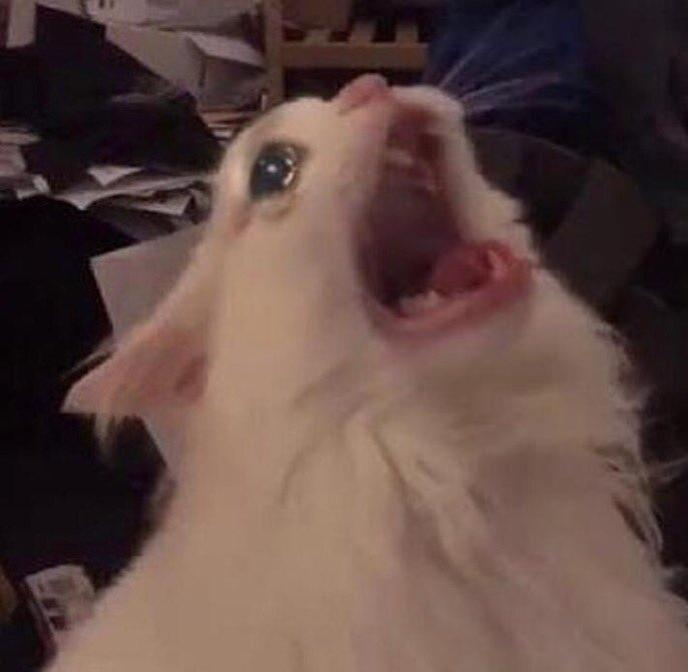
#> input picture images/cat.jpg, 688 x 672 px
$ python dct.py
#> lines starting #> are read from the running program, lines starting #| are printed output that depends on the picture
### image_processing.py
from PIL import Image
import numpy as np

quant_table = np.array([[16, 11, 10, 16, 24, 40, 51, 61],
                       [12, 12, 14, 19, 26, 58, 60, 55],
                       [14, 13, 16, 24, 40, 57, 69, 56],
                       [14, 17, 22, 29, 51, 87, 80, 62],
                       [18, 22, 37, 56, 68, 109, 103, 77],
                       [24, 36, 55, 64, 81, 104, 113, 92],
                       [49, 64, 78, 87, 103, 121, 120, 101],
                       [72, 92, 95, 98, 112, 100, 103, 99]])

class im :
    def __init__(self, image) :
        img = get_image_data(image) #getting image data
        if img.shape[0] % 8 != 0 or img.shape[1] % 8 != 0 : #resizing image if need be
            resize_image(image)
            img = get_image_data(image)
        img = rgb_to_ycbcr(img) #converting image from RGB to YCbCr

        #creating 8x8 blocks for Luminance, Chroma Blue, Chroma Red
        self.layers = [create_blocks(img[:,:,0]), create_blocks(img[:,:,1]), create_blocks(img[:,:,2])]

# [21 lines left out: functions resize_image, closest_factor, not called in this run]

def get_image_data(file) : # opens image and returns the RGB data as a numpy array
#> called with file = 'images/cat.jpg'
    image = Image.open(file)
#> image is the input picture: PIL image 688x672 RGB; mean R, G, B 95, 71.7, 66.9
    return np.asarray(image)

def create_blocks(image) : #turn the image into 8x8 blocks of the RGB values
    blocks = []
    for vertical_block in np.vsplit(image, int(image.shape[0] / 8)):
        for horizontal_block in np.hsplit(vertical_block, int(image.shape[1] / 8)):
            blocks.append(horizontal_block)
    return blocks

def rgb_to_ycbcr(image) :
    xform = np.array([[.299, .587, .114], [-.1687, -.3313, .5], [.5, -.4187, -.0813]])
    ycbcr = image.dot(xform.T)
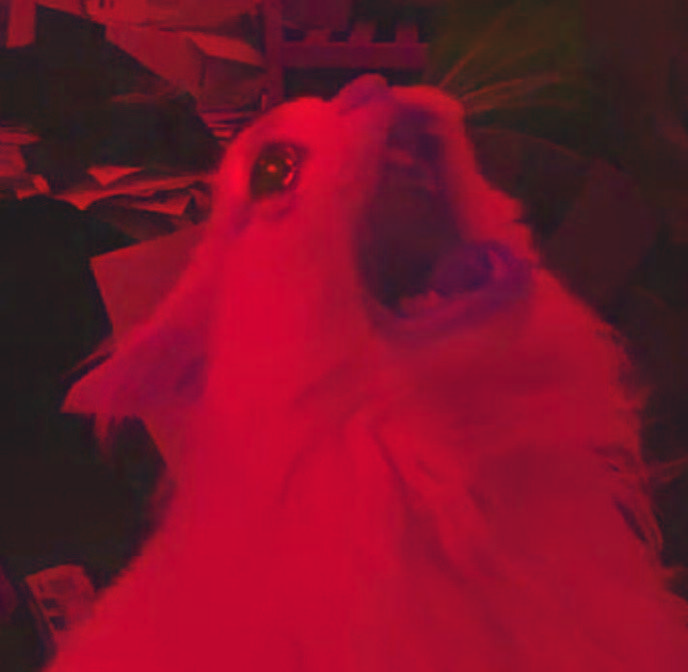
#> ycbcr: shape (672, 688, 3) float64; mean R, G, B 78.1, -6.3, 12.1; drawn with min black and max white
    ycbcr[:,:,[1,2]] += 128
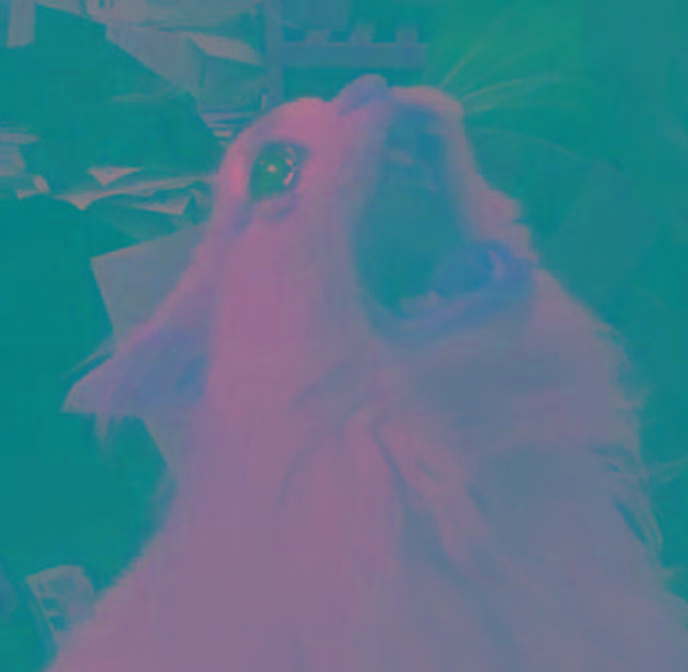
#> ycbcr: shape (672, 688, 3) float64; mean R, G, B 78.1, 121.7, 140.1
    return np.uint8(ycbcr)

### dct.py
import cv2 as cv2 #for dct calculation

from image_processing import *
from zig_zag import zig_zag

stego_image = im("images/cat.jpg")
#> the loop in create_blocks, `for vertical_block in np.vsplit(image, int(image.shape[0] / 8)):` made 84 passes
#> after the loop in create_blocks, `for vertical_block in np.vsplit(image, int(image.shape[0] / 8)):`: blocks = 7224 items
#> the loop in create_blocks (call 2), `for vertical_block in np.vsplit(image, int(image.shape[0] / 8)):` made 84 passes
print((stego_image.layers[0])[1000])
#| [[106 105 101  96  95  95  88  80]
#|  [114 114 111 107 106 104  96  86]
#|  [120 122 121 119 118 116 108  98]
#|  [125 126 124 122 124 125 119 112]
#|  [132 130 125 120 122 125 124 118]
#|  [139 135 127 120 120 124 123 119]
#|  [139 136 129 123 125 129 128 123]
#|  [133 133 129 128 131 137 136 131]]
dct_blocks = [np.uint8(cv2.dct(np.float32(block)/255.0) * 255) for block in stego_image.layers[0]]
#> dct_blocks = 7224 items
print(dct_blocks[1000])
#| [[181  37   0  16 245   0   0   0]
#|  [168  17 241   0   0   0   0   0]
#|  [228   0   0   0   0   0   0   0]
#|  [237   7  11   0   0   0   0   0]
#|  [  0 245   0   0   0   0   0   0]
#|  [  0   0   0   0   0   0   0   0]
#|  [  0   0   0   0   0   0   0   0]
#|  [  0   0   0   0   0   0   0   0]]

quantized_blocks = []
for n in dct_blocks:

    new_block = np.zeros((8,8))
    for i in range(8):
        for j in range(8):
            new_block[i][j] = int(n[i][j] / quant_table[i][j])

    quantized_blocks.append(new_block)
#> after the loop, quantized_blocks = 7224 items

print(quantized_blocks[1000])
#| [[11.  3.  0.  1. 10.  0.  0.  0.]
#|  [14.  1. 17.  0.  0.  0.  0.  0.]
#|  [16.  0.  0.  0.  0.  0.  0.  0.]
#|  [16.  0.  0.  0.  0.  0.  0.  0.]
#|  [ 0. 11.  0.  0.  0.  0.  0.  0.]
#|  [ 0.  0.  0.  0.  0.  0.  0.  0.]
#|  [ 0.  0.  0.  0.  0.  0.  0.  0.]
#|  [ 0.  0.  0.  0.  0.  0.  0.  0.]]

print(zig_zag(quantized_blocks[1000]))
#> (this line was passed over: zig_zag is not available in this run)
